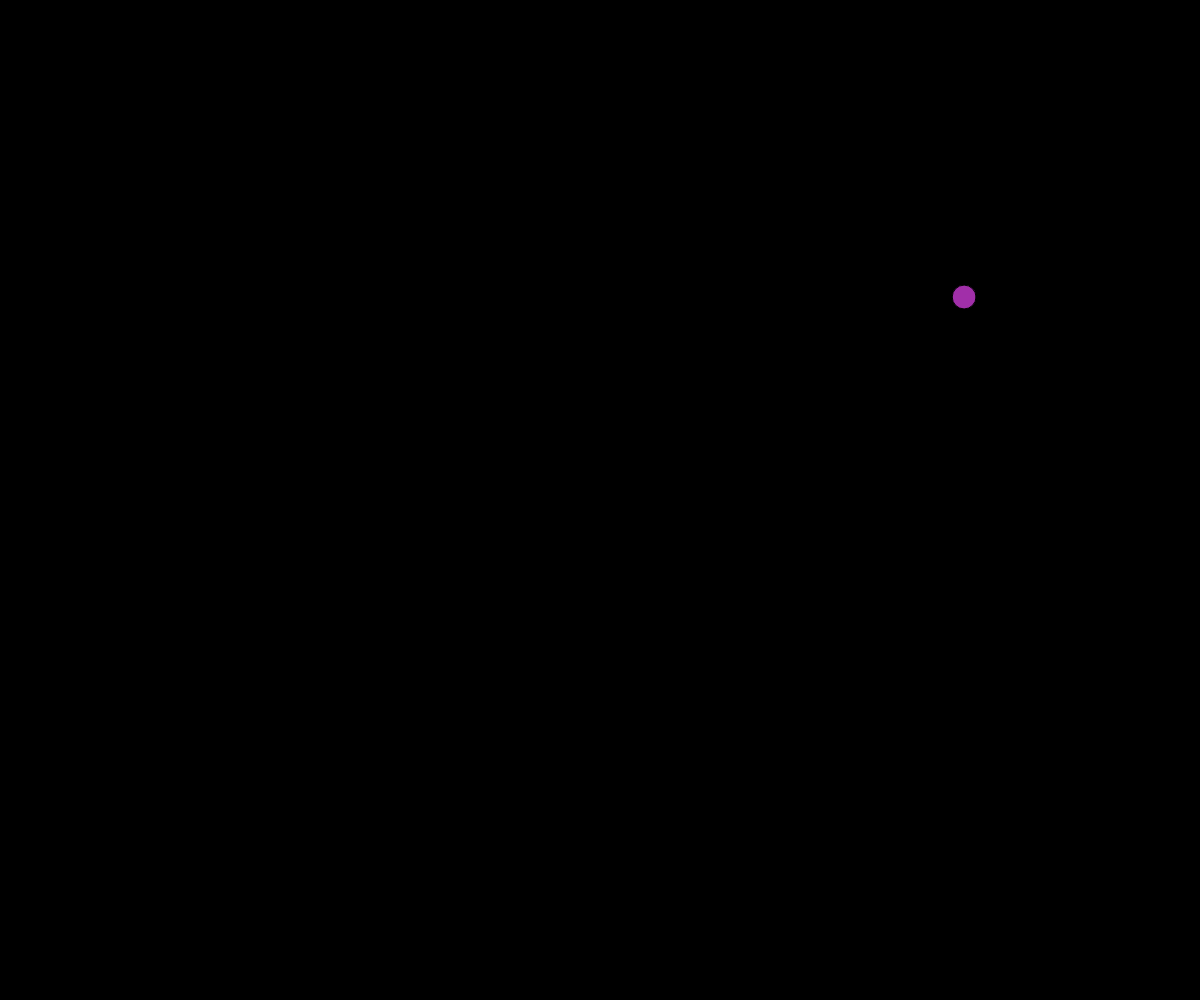
Frame 1 (no input)
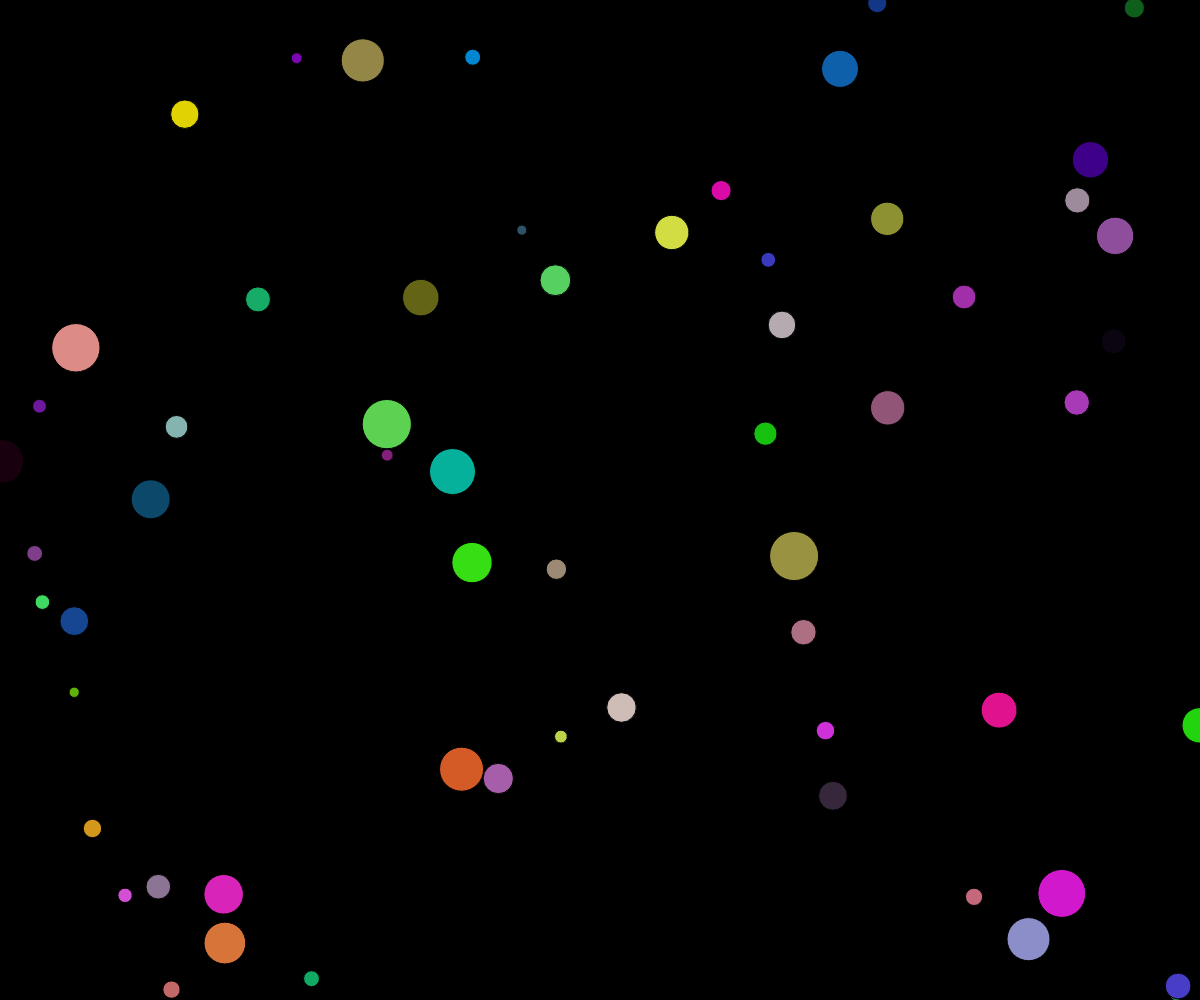
Frame 60 (no input)
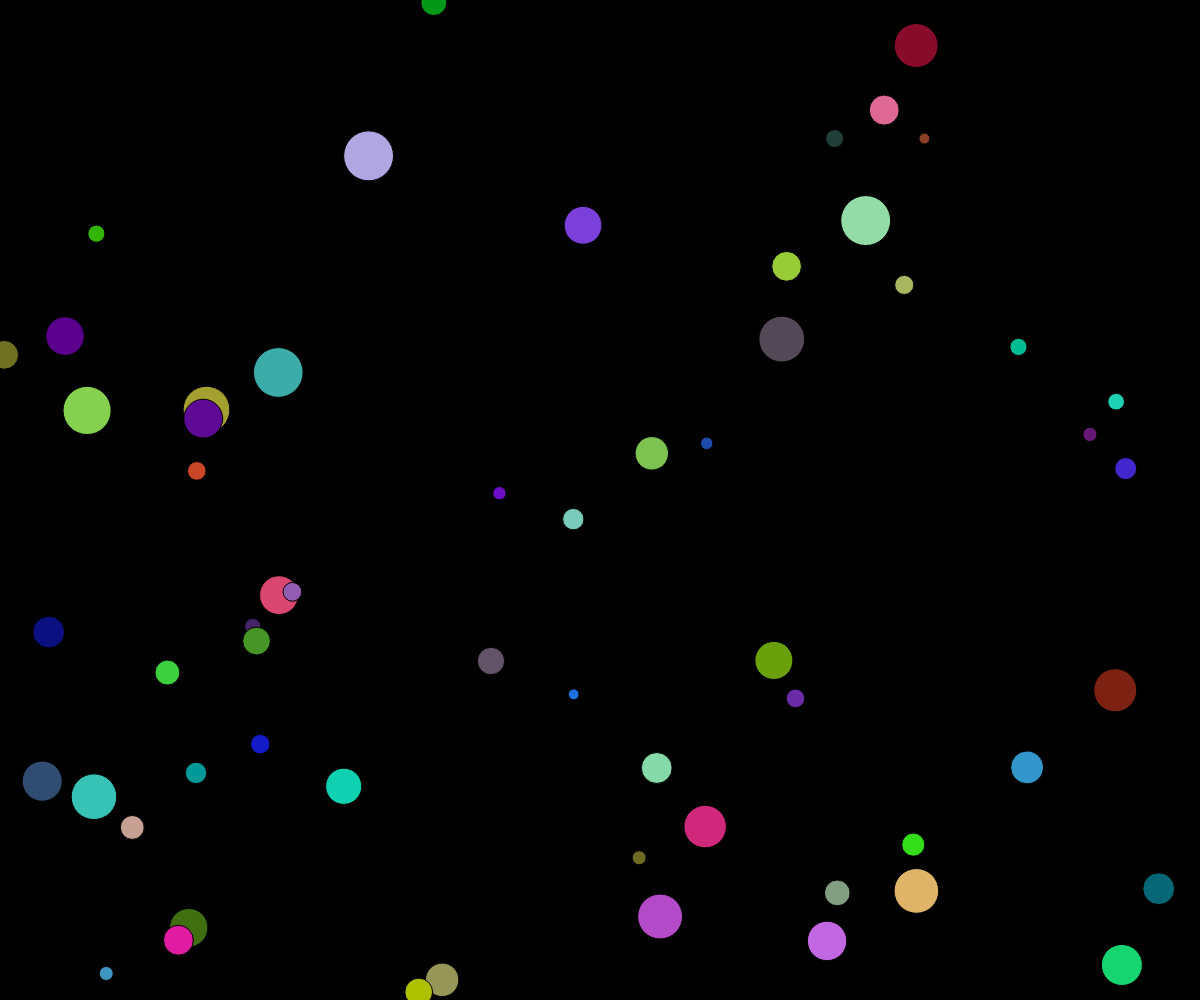
Frame 120 (the mouse pressed at the canvas centre since frame 60)

The p5.js sketch that drew these frames (run headless with seeded random() and noise() and a simulated clock; from frame 60 on, the mouse is pressed at the canvas centre):

// p5.js sketch
// ── sketch.js
let positionX, positionY;
let size;
let r, g, b;


function setup() {
  createCanvas(windowWidth, windowHeight);
  background(0);
}

function draw() {
  
  r=random(225);
  g=random(225);
  b=random(225);
  fill(r, g, b);
  size=random(10, 50);
  positionX = random(width);
  positionY = random(height);
  circle(positionX, positionY, size)
}
function mousePressed(){
  background(0);
}
